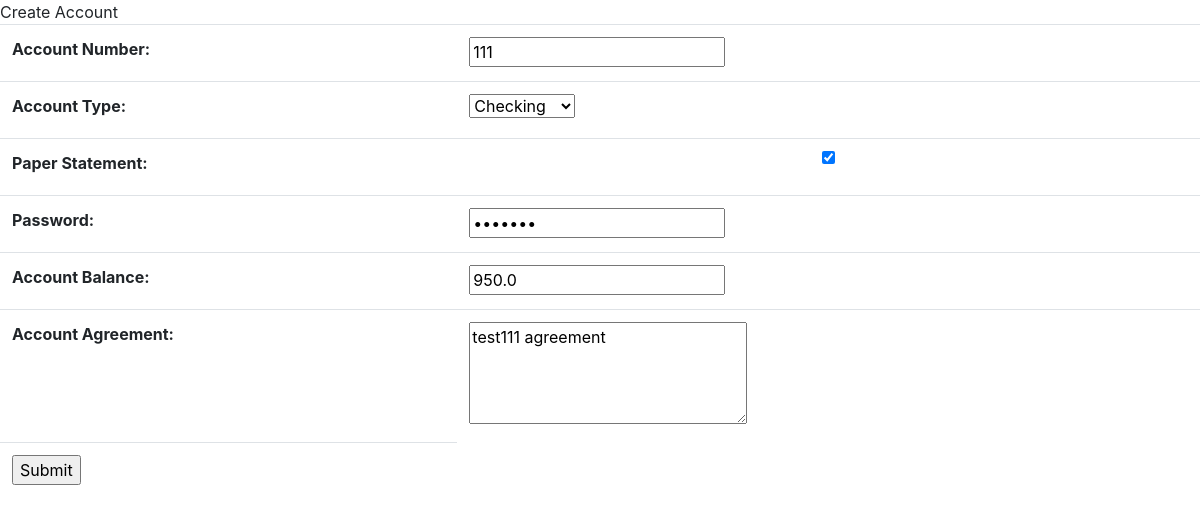
The app's page /edit_account/26/, older data.
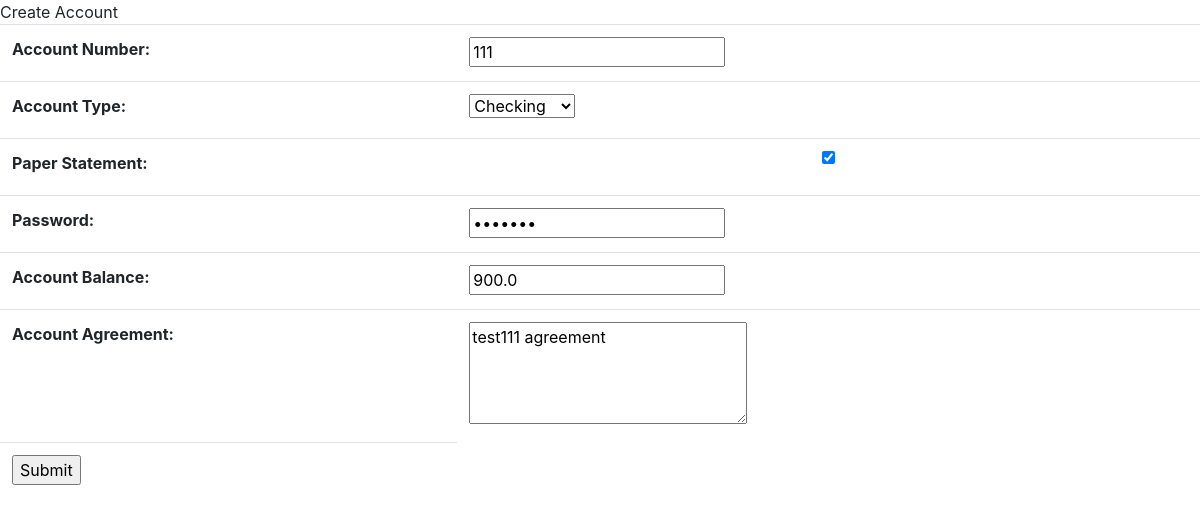
The same page, newer data.
### CustAcctMgmtApp/models.py (models this page shows, shortened)
class Account(models.Model):
    account_number = models.IntegerField(null=False)
    account_type = models.CharField(max_length=1, null=False)
    paper_statement = models.BooleanField(default=False, null=False)
    password = models.CharField(max_length=25, default='', null=False)
    balance = models.FloatField(default=1000.00,  null=False, validators=[MinValueValidator(0)])
    agreement = models.CharField(max_length=100, null=False)
    customer = models.ForeignKey(Customer, on_delete=models.CASCADE, related_name='accounts')
    class Meta:
        ordering = ['account_number']

### CustAcctMgmtApp/views.py (the view, shortened to what this page needs)
# urls.py: path('edit_account/<int:id>/', views.EditAccountView.as_view(), name='edit_account'),
class EditAccountView(View):
    def get(self, request, *args, **kwargs):
        print(" id = " + str (kwargs.get("id")))
        account = Account.objects.get(id=kwargs.get("id"))
        form = AccountModelForm(instance=account)
        return render(request, 'create_account.html', {'form': form})

### CustAcctMgmtApp/customerForms.py
class AccountModelForm(forms.ModelForm):
    class Meta:
        ACCOUNT_CHOICES = [
            ('C', 'Checking'),
            ('S', 'Saving'),
            ('I', 'Investment')
        ]
        PAPER_STATEMENT = [
            ('Y', 'Yes'),
            ('N', 'No')
        ]
        model = Account
        model.balance = 1000.00
        exclude = ("customer",)
        labels = {
            "paper_statement": "Paper Statement",
            "account_number": "Account Number",
            "account_type": "Account Type",
            "password": "Password",
            "balance": "Account Balance",
            "agreement": "Account Agreement",
        }
        widgets = {
            "account_type": forms.Select(choices=ACCOUNT_CHOICES),
            'agreement': forms.Textarea(attrs={'rows': 4, 'cols': 25}),
            'paper_statement': CheckboxInput(attrs={'class': 'required checkbox form-control'}),
            'password': forms.PasswordInput(render_value=True),
            'balance': forms.TextInput(attrs={'readonly': 'readonly'}),
        }

### templates/create_account.html (shortened to what this page needs)
{% load static %} <!DOCTYPE html>
<head>
    <link rel="stylesheet" href="{% static 'css/bootstrap.min.css' %}">
</head>
 {% block content %}
     <form action="" method="post">
     <table class="table">
         {{ form.as_table }}
         <tr>
             <td><input type="submit" value="Submit"></td>
         </tr>
     </table>
     </form>
 {% endblock content %}

Row changes from the older to the newer data that the page shows:
changed Account "Checking": balance "950.0" → "900.0"
